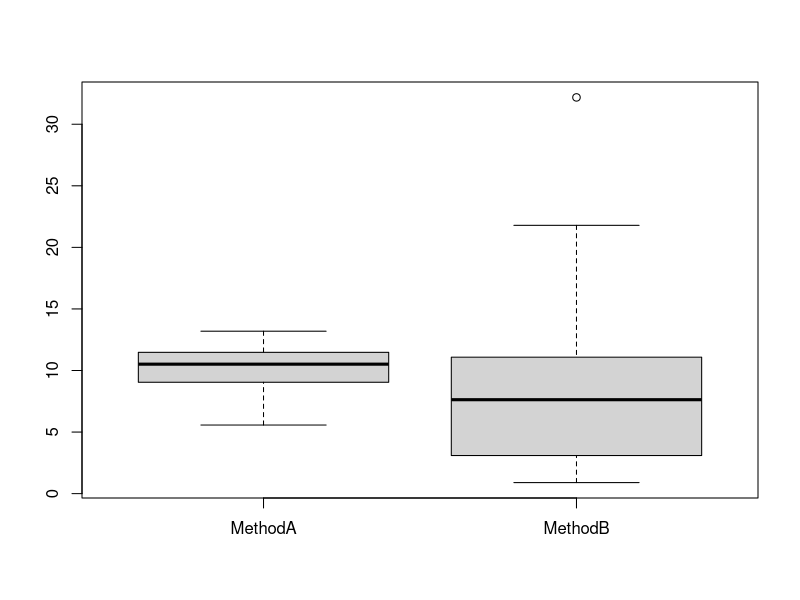

The R source for this figure:
## ---- chunk 1
#dado sintético 
set.seed(1)
trials <- 30
MethodA <- rnorm(trials, mean=10, sd = 2)
MethodB <- rexp(trials, rate = 1/10)
## ---- chunk 2
data <- data.frame(MethodA, MethodB)
head(data)
boxplot(data)
## ---- chunk 3
shapiro.test(MethodA)
## ---- chunk 4
shapiro.test(MethodB)
## ---- chunk 5
library(nortest)
## ---- chunk 6
ad.test(MethodA)
## ---- chunk 7
ad.test(MethodB)
## ---- chunk 8
res <- wilcox.test(MethodA, MethodB, paired=FALSE, exact=FALSE)
res
## ---- chunk 9
res <- t.test(MethodA, MethodB, paired=TRUE)
res
